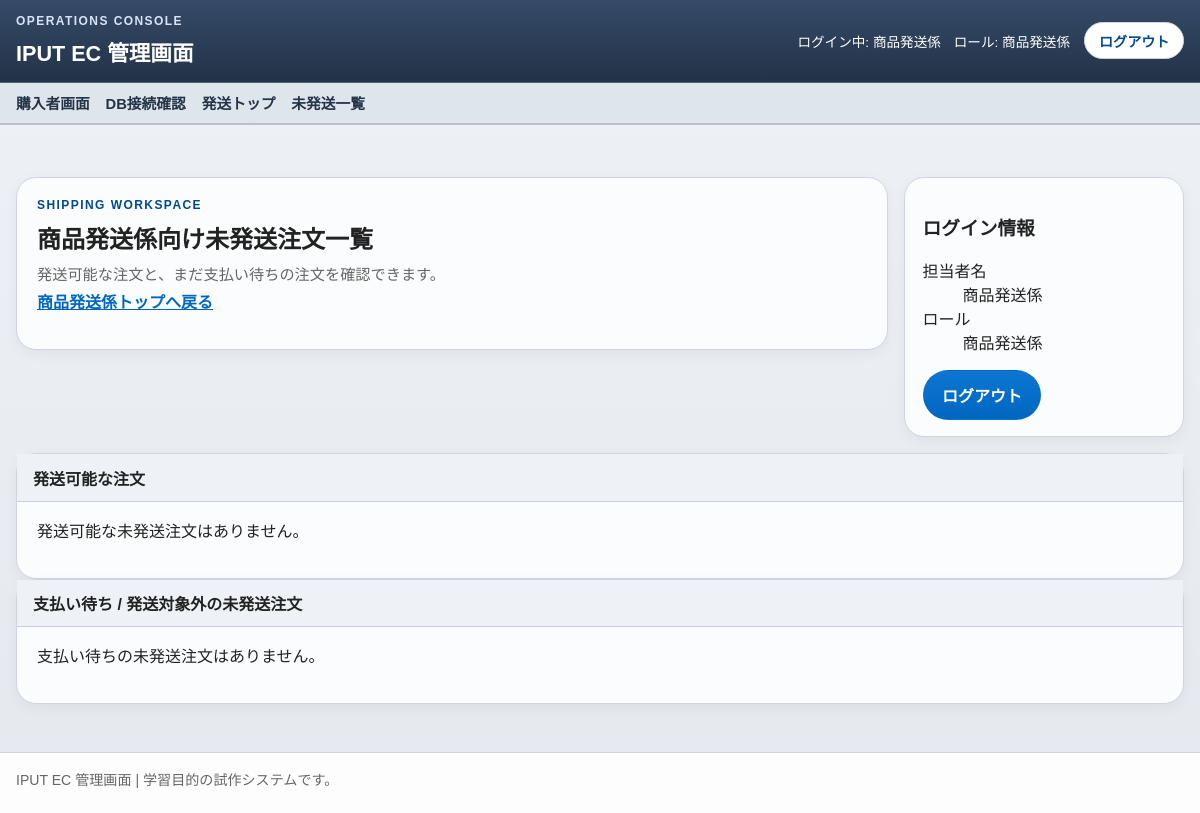
Page /staff/shipper/orders (signed in) on the earlier database version.
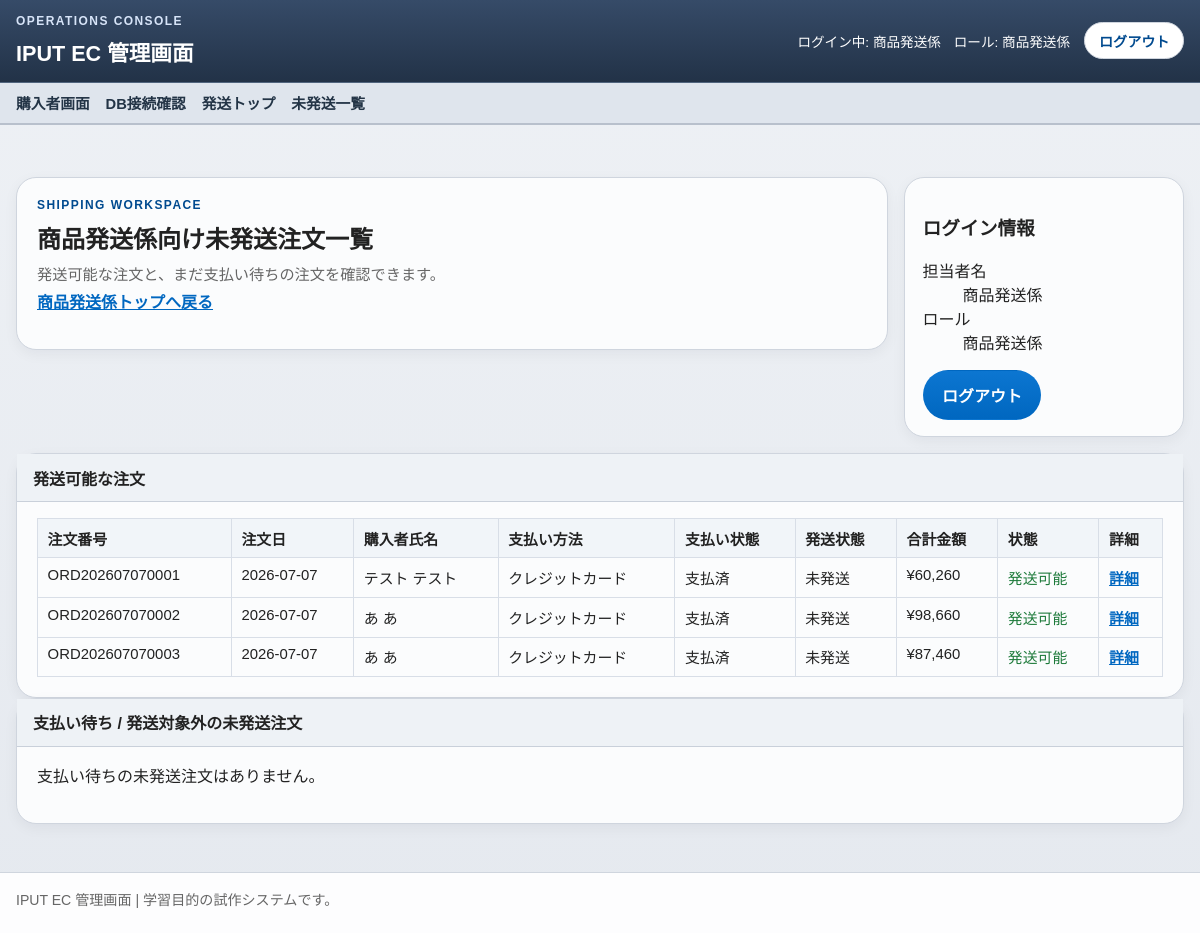
Same page on the later database version.
### tables this page shows
CREATE TABLE orders (
    id INTEGER PRIMARY KEY AUTOINCREMENT,
    order_no TEXT NOT NULL UNIQUE,
    order_date TEXT NOT NULL,
    customer_name TEXT NOT NULL,
    customer_address TEXT NOT NULL,
    customer_contact TEXT NOT NULL,
    order_type TEXT NOT NULL CHECK (order_type IN ('phone_fax', 'online')),
    payment_method TEXT NOT NULL CHECK (payment_method IN ('bank', 'convenience', 'cod', 'credit')),
    payment_status TEXT NOT NULL CHECK (payment_status IN ('unpaid', 'paid')),
    shipping_status TEXT NOT NULL CHECK (shipping_status IN ('unshipped', 'shipped')),
    subtotal INTEGER NOT NULL DEFAULT 0,
    fee INTEGER NOT NULL DEFAULT 0,
    shipping_fee INTEGER NOT NULL DEFAULT 0,
    total_amount INTEGER NOT NULL DEFAULT 0,
    created_at TEXT NOT NULL DEFAULT CURRENT_TIMESTAMP,
    updated_at TEXT NOT NULL DEFAULT CURRENT_TIMESTAMP
);

### app/Views/staff/shipping_orders.php (the view, shortened to what the changed rows need)
<section class="staff-hero">
    <div class="panel">
        <h2>商品発送係向け未発送注文一覧</h2>
    </div>
</section>
<section class="panel">
    <div class="panel-heading-bar">
        <h3>発送可能な注文</h3>
    </div>
    <?php if ($shippable === []): ?>
        <p class="empty-state">発送可能な未発送注文はありません。</p>
    <?php else: ?>
        <div class="table-wrap">
            <table class="data-table">
                <thead>
                    <tr>
                        <th>注文番号</th>
                        <th>注文日</th>
                        <th>購入者氏名</th>
                        <th>支払い方法</th>
                        <th>支払い状態</th>
                        <th>発送状態</th>
                        <th>合計金額</th>
                        <th>状態</th>
                        <th>詳細</th>
                    </tr>
                </thead>
                <tbody>
                    <?php foreach ($shippable as $order): ?>
                        <tr>
                            <td><?= e((string) $order['order_no']) ?></td>
                            <td><?= e(substr((string) $order['order_date'], 0, 10)) ?></td>
                            <td><?= e((string) $order['customer_name']) ?></td>
                            <td><?= e((string) $order['payment_method_label']) ?></td>
                            <td><?= e((string) $order['payment_status_label']) ?></td>
                            <td><?= e((string) $order['shipping_status_label']) ?></td>
                            <td>¥<?= number_format((int) $order['total_amount']) ?></td>
                            <td class="status-ok"><?= e((string) $order['shipping_eligibility']['label']) ?></td>
                            <td><a class="text-link" href="/staff/shipper/orders/<?= e((string) $order['order_no']) ?>">詳細</a></td>
                        </tr>
                    <?php endforeach; ?>
                </tbody>
            </table>
        </div>
    <?php endif; ?>
</section>

### app/Views/layouts/header.php (shortened to what the changed rows need)
<?php
$adminApplicationName = (string) config('app.admin_name', 'IPUT EC 管理画面');
$authUser = $_SESSION['auth'] ?? null;
$currentPath = current_path();
$isAdminArea = $currentPath === '/login' || str_starts_with($currentPath, '/staff');
$isCustomerArea = !$isAdminArea;
$bodyClass = $isAdminArea ? 'admin-shell admin-page' : 'customer-shell public-page';
$serviceName = (string) config('app.customer_ui.service_name', 'IPUT EC');
$shippingCopy = (string) config('app.customer_ui.shipping_copy', '');
$searchQuery = trim((string) ($_GET['name'] ?? ''));
$selectedCategory = trim((string) ($_GET['category'] ?? ''));
$headerCategoryOptions = isset($categoryOptions) && is_array($categoryOptions) ? array_slice($categoryOptions, 0, 16) : [];
$favoriteCount = 0;
$customerUtilityLinks = [
    ['label' => sprintf('お気に入り商品%s', $favoriteCount > 0 ? ' (' . $favoriteCount . ')' : ''), 'url' => '/favorites', 'icon' => 'heart'],
    ['label' => 'サイトマップ', 'url' => '/sitemap', 'icon' => 'map'],
    ['label' => '店舗のご案内', 'url' => '/stores', 'icon' => 'store'],
];
$cartCount = 0;
$currentRole = (string) (($authUser['role'] ?? ''));
$adminMenu = [
    'receptionist' => [
        ['label' => '受付トップ', 'url' => '/staff/receptionist'],
        ['label' => '注文登録', 'url' => '/staff/receptionist/orders/new'],
        ['label' => '商品検索', 'url' => '/staff/receptionist/products'],
        ['label' => '注文確認', 'url' => '/staff/receptionist/orders'],
    ],
    'accountant' => [
        ['label' => '会計トップ', 'url' => '/staff/accountant'],
        ['label' => '注文検索', 'url' => '/staff/accountant/orders'],
    ],
    'shipper' => [
        ['label' => '発送トップ', 'url' => '/staff/shipper'],
        ['label' => '未発送一覧', 'url' => '/staff/shipper/orders'],
    ],
];
?>
<!DOCTYPE html>
<html lang="ja">
<head>
    <link rel="stylesheet" href="/assets/css/style.css">
</head>
<body class="<?= e($bodyClass) ?>">
<?php if ($isCustomerArea): ?>
    <header class="site-header customer-header">
        <div class="customer-utility-bar">
            <div class="container customer-utility-inner">
                <nav class="customer-utility-links" aria-label="補助メニュー">
                    <?php foreach ($customerUtilityLinks as $link): ?>
                        <?php $isFavoriteUtilityLink = (string) $link['url'] === '/favorites'; ?>
                        <a href="<?= e((string) $link['url']) ?>" <?= $isFavoriteUtilityLink ? 'data-favorite-link' : '' ?>>
                            <i data-lucide="<?= e((string) $link['icon']) ?>" aria-hidden="true"></i>
                            <span <?= $isFavoriteUtilityLink ? 'data-favorite-label' : '' ?>><?= e((string) $link['label']) ?></span>
                        </a>
                    <?php endforeach; ?>
                </nav>
                <div class="customer-utility-status">
                    <span><?= e($shippingCopy) ?></span>
                </div>
            </div>
        </div>
        <div class="customer-search-row">
            <div class="container customer-search-inner">
                <a class="customer-brand-link" href="/">
                    <strong><?= e($serviceName) ?></strong>
                </a>
                <form class="customer-search-form" method="get" action="/products" role="search">
                    <label class="sr-only" for="header-category">カテゴリ</label>
                    <select id="header-category" name="category" class="customer-search-category">
                        <option value="">カテゴリ</option>
                        <?php foreach ($headerCategoryOptions as $category): ?>
                            <option value="<?= e((string) $category['value']) ?>" <?= $selectedCategory === (string) $category['value'] ? 'selected' : '' ?>>
                                <?= e((string) $category['value']) ?>
                            </option>
                        <?php endforeach; ?>
                    </select>
                    <label class="sr-only" for="global-search">商品検索</label>
                    <input id="global-search" type="text" name="name" value="<?= e($searchQuery) ?>" placeholder="ここにキーワードを入力">
                    <button class="button-link button-submit" type="submit">
                        <i data-lucide="search" aria-hidden="true"></i>
                        検索
                    </button>
                </form>
                <a class="customer-cart-link" href="/cart">
                    <i data-lucide="shopping-cart" aria-hidden="true"></i>
                    <span>カート</span>
                    <strong><?= e((string) $cartCount) ?></strong>
                </a>
            </div>
        </div>
        <div class="customer-nav-wrap">
            <div class="container customer-nav-inner">
                <nav class="site-nav customer-nav" aria-label="主要メニュー">
                    <a href="/"><i data-lucide="home" aria-hidden="true"></i>トップ</a>
                    <a href="/products"><i data-lucide="grid-3x3" aria-hidden="true"></i>商品一覧</a>
                    <a href="/cart"><i data-lucide="shopping-cart" aria-hidden="true"></i>カート</a>
                    <a href="/checkout"><i data-lucide="clipboard-check" aria-hidden="true"></i>ご注文手続き</a>
                </nav>
                <p class="customer-speed-copy">日本全国スピードお届け実施中</p>
            </div>
        </div>
    </header>
<?php else: ?>
    <header class="site-header admin-header">
        <div class="admin-header-top">
            <div class="container admin-header-top-inner">
                <div class="admin-brand-block">
                    <h1><?= e($adminApplicationName) ?></h1>
                </div>
            </div>
        </div>
        <div class="admin-header-nav-wrap">
            <div class="container">
                <nav class="site-nav admin-nav" aria-label="業務メニュー">
                    <a href="/">購入者画面</a>
                    <a href="/system/db-check">DB接続確認</a>
                    <?php foreach (($adminMenu[$currentRole] ?? []) as $menuItem): ?>
                        <a href="<?= e((string) $menuItem['url']) ?>"><?= e((string) $menuItem['label']) ?></a>
                    <?php endforeach; ?>
                </nav>
            </div>
        </div>
    </header>
<?php endif; ?>
<main class="container page-content">

Differences in the rows shown:
added orders: order_no "ORD202607070001", order_date "2026-07-07", customer_name "テスト テスト", payment_method_label "クレジットカード", payment_status_label "支払済", shipping_status_label "未発送", total_amount "60,260", label "発送可能"
added orders: order_no "ORD202607070002", order_date "2026-07-07", customer_name "あ あ", payment_method_label "クレジットカード", payment_status_label "支払済", shipping_status_label "未発送", total_amount "98,660", label "発送可能"
added orders: order_no "ORD202607070003", order_date "2026-07-07", customer_name "あ あ", payment_method_label "クレジットカード", payment_status_label "支払済", shipping_status_label "未発送", total_amount "87,460", label "発送可能"
Other differences:
text no longer shown: "発送可能な未発送注文はありません。"
text now shown: "注文番号 注文日 購入者氏名 支払い方法 支払い状態 発送状態 合計金額 状態 詳細"
